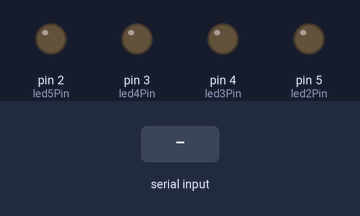
The sketch below on a simulated Arduino Uno, built with avr-gcc and run on an emulated ATmega328P. Parts: output pins drawn as LEDs (lit = HIGH). The inputs (shaded band) are chosen by the test bench. Pins used as bus, display or sensor lines are not drawn.

Above: at 1.2 s.
1.3 s: "90,45\n" received over Serial
At 2.3 s:
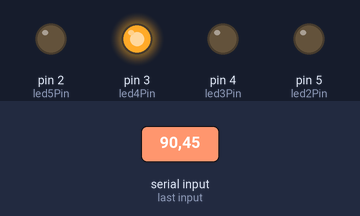
2.8 s: "2\n" received over Serial
At 3.3 s:
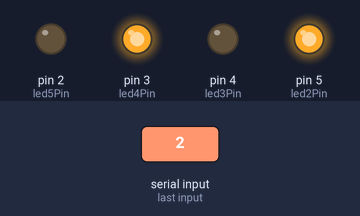
4.3 s: "3\n" received over Serial
At 5.5 s:
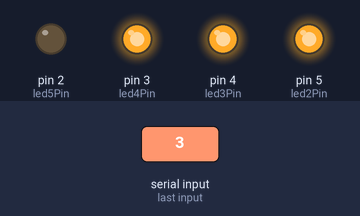
5.8 s: "5\n" received over Serial
At 6.8 s:
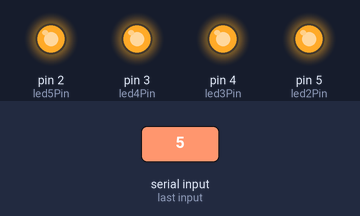
7.3 s: "30,150\n" received over Serial
At 8.0 s:
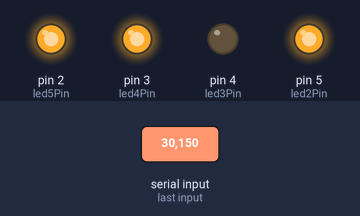
8.8 s: "200\n" received over Serial
At 9.1 s:
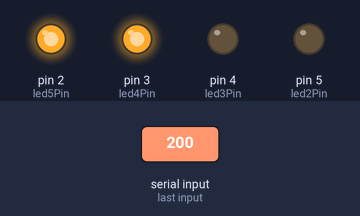
Timing chart, 0 to 11.3 s (numbered marks = the images above; inputs shaded):
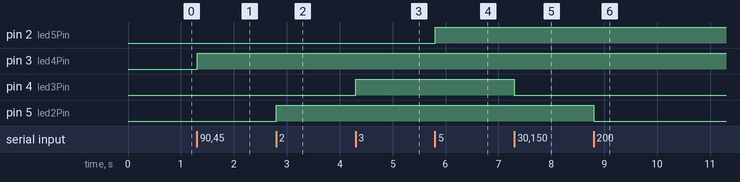

The sketch:

arduino_led_equalizer.ino
```cpp
// Pins für die LEDs
const int led1Pin = 1;
const int led2Pin = 5;
const int led3Pin = 4;
const int led4Pin = 3;
const int led5Pin = 2;

void setup() {
  Serial.begin(9600);
  pinMode(led1Pin, OUTPUT);
  pinMode(led2Pin, OUTPUT);
  pinMode(led3Pin, OUTPUT);
  pinMode(led4Pin, OUTPUT);
  pinMode(led5Pin, OUTPUT);
}

void loop() {
  if (Serial.available() > 0) {
    char command[3];
    Serial.readBytesUntil('\n', command, 3);

    int led = command[0] - '0';
    int state = command[1] - '0';

    if (led >= 1 && led <= 5) {
      digitalWrite(getLedPin(led), state);
    }
  }
}

int getLedPin(int led) {
  switch (led) {
    case 1:
      return led1Pin;
    case 2:
      return led2Pin;
    case 3:
      return led3Pin;
    case 4:
      return led4Pin;
    case 5:
      return led5Pin;
    default:
      return -1;  // Ungültige LED-Nummer
  }
}
```

Measured:
- after the input at 1.3 s, pin 3 (led4Pin): LOW → HIGH at once
- after the input at 2.8 s, pin 5 (led2Pin): LOW → HIGH at once
- after the input at 4.3 s, pin 4 (led3Pin): LOW → HIGH at once
- after the input at 5.8 s, pin 2 (led5Pin): LOW → HIGH at once
- after the input at 7.3 s, pin 4 (led3Pin): HIGH → LOW at once
- after the input at 8.8 s, pin 5 (led2Pin): HIGH → LOW at once
